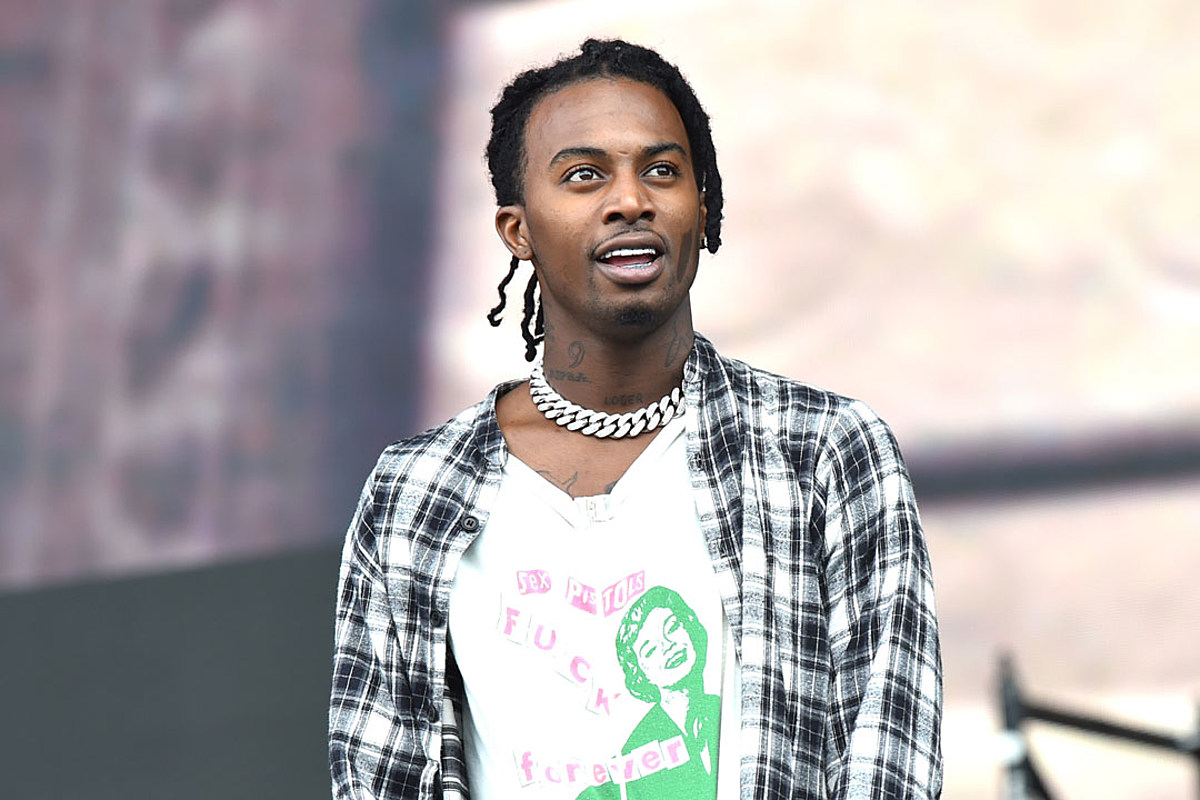
#> input picture src/faces/carti.jpeg, 1200 x 800 px
$ python -i getFace.py   (imports and definitions only)
#> lines starting #> are read from the running program, lines starting #| are printed output that depends on the picture
#> further down, picture is the input picture: shape (800, 1200, 3); mean B, G, R 170.6, 170.2, 175.2
import cv2
import numpy as np
from PIL import Image as im

class FaceExtract():
    def __init__(self, frame: np.ndarray):
        self._frame = frame
        self._newframes = self.get_face()

    def get_face(self) -> list[tuple]:
        face = []
        gray = cv2.cvtColor(self._frame, cv2.cv2.COLOR_BGR2GRAY)
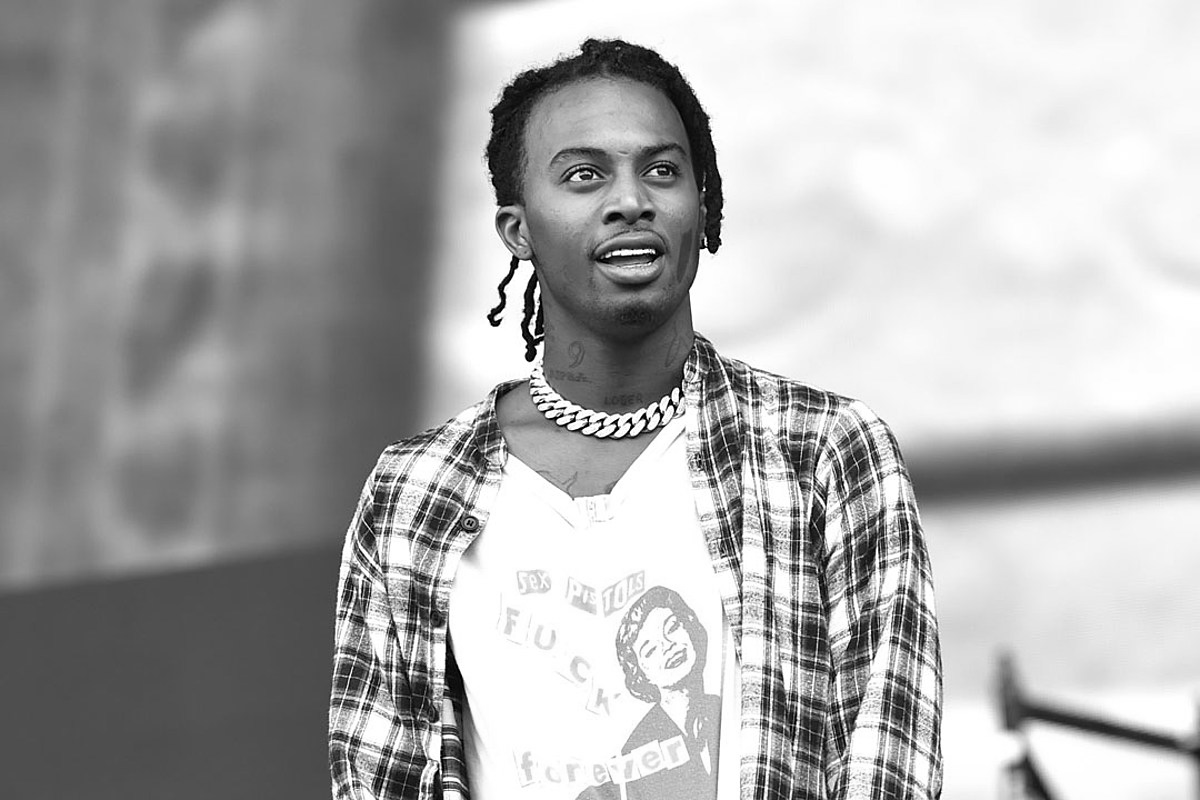
#> gray: shape (800, 1200); min 0, max 255, mean 171.7
        face_cascade = cv2.CascadeClassifier(cv2.data.haarcascades + 'haarcascade_frontalface_default.xml')
        faces = face_cascade.detectMultiScale(gray, 1.1, 4)
#> faces = [[619, 659, 83, 83], [518, 88, 207, 207]]
        eye_cascade = cv2.CascadeClassifier(cv2.data.haarcascades +'haarcascade_eye.xml')
        for (x, y, w, h) in faces:
            eyes = eye_cascade.detectMultiScale(gray, 1.1, 4)
            face.append(([x, y, w, h], self.get_eyes(gray)))
#> this loop made 1 pass
#> after the loop, face = []
        return face

    def get_frames(self):
        return self._newframes

    def get_eyes(self, gray) -> list[tuple]:
        eye_loc = []
        eye_cascade = cv2.CascadeClassifier(cv2.data.haarcascades +'haarcascade_eye.xml')
        eyes = eye_cascade.detectMultiScale(gray, 1.1, 4)
        for (ex,ey,ew,eh) in eyes:
            cv2.rectangle(self._frame ,(ex,ey),(ex+ew,ey+eh),(0,255,0),2)
#> (the run stopped early here; a loop or call above may not have finished)
